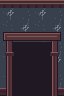

Rendered tile map (Tiled .tmx) drawn with the repository's tilesets; below, a short description and the full map source, tile grids included:
An orthogonal 2x3 tile map with 32x32 px tiles, 1 tile layer (Assembly), 3 tilesets.

<map version="1.10" orientation="orthogonal" renderorder="right-down" width="2" height="3" tilewidth="32" tileheight="32" infinite="0" nextlayerid="2" nextobjectid="1">
  <tileset firstgid="1" source="../floors.tsx" />
  <tileset firstgid="321" source="../walls.tsx" />
  <tileset firstgid="961" source="../architecture.tsx" />
  <layer id="1" name="Assembly" width="2" height="3">
    <data encoding="csv">
461,462,
477,478,
493,494
</data>
  </layer>
</map>
